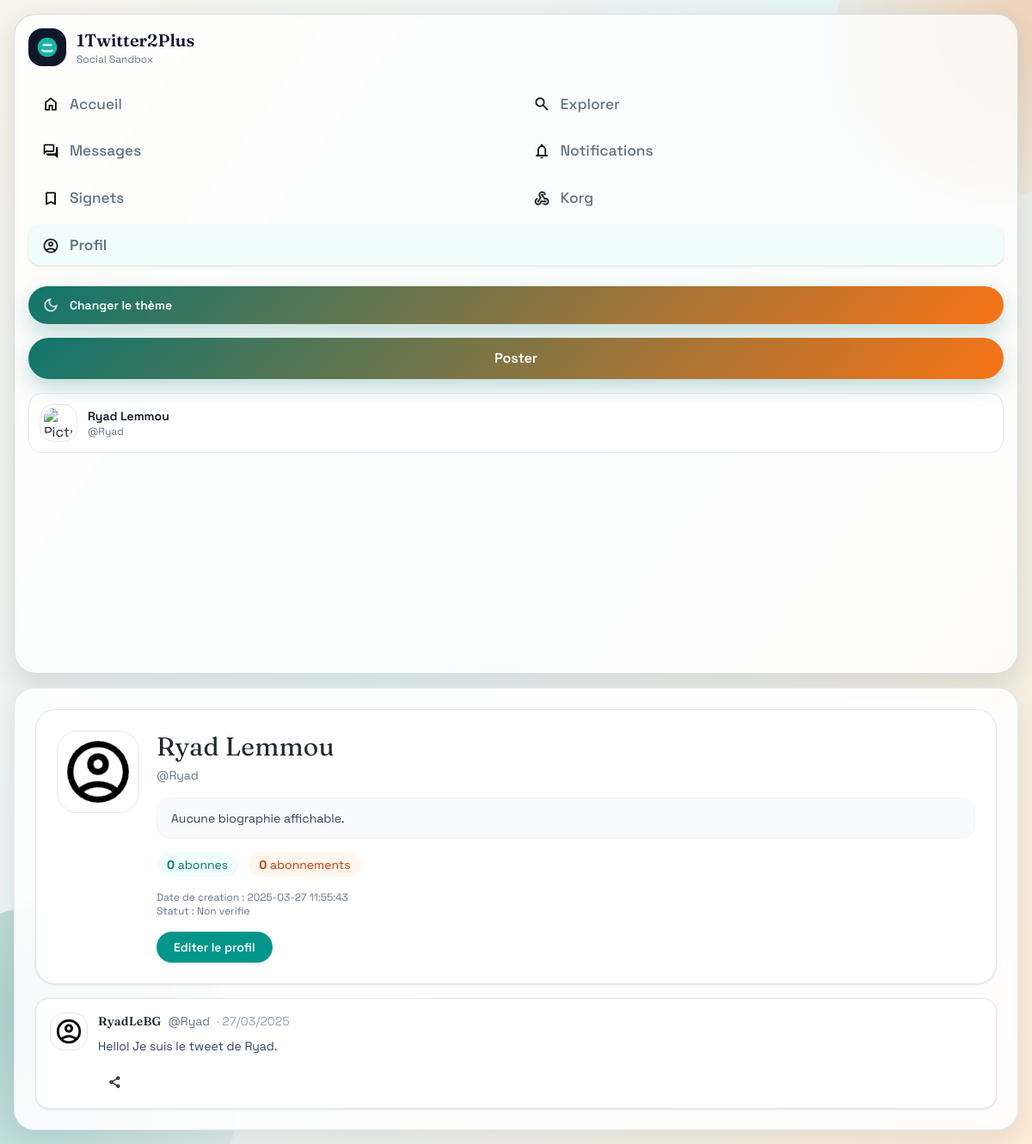
Page /account (signed in) on the committed database.
### tables this page shows
CREATE TABLE `user` (
  `id` integer PRIMARY KEY AUTO_INCREMENT,
  `role` varchar(255) DEFAULT 'user',
  `firstname` varchar(255) NOT NULL,
  `lastname` varchar(255) NOT NULL,
  `username` varchar(255) UNIQUE NOT NULL,
  `display_name` varchar(255),
  `email` varchar(255) UNIQUE NOT NULL,
  `password` varchar(255) NOT NULL,
  `birthdate` date NOT NULL,
  `phone` varchar(255) NULL,
  `url` varchar(255) NULL,
  `biography` varchar(255) NULL,
  `city` varchar(255) NULL,
  `country` varchar(255) NULL,
  `genre` varchar(255) NULL,
  `picture` varchar(255) NULL,
  `header` varchar(255) NULL,
  `NSFW` boolean DEFAULT false,
  `is_active` boolean DEFAULT true NOT NULL,
  `is_verified` boolean DEFAULT false NOT NULL,
  `ban` varchar(255) DEFAULT NULL,
  `creation_date` datetime DEFAULT CURRENT_TIMESTAMP,
  `verified_date` date DEFAULT NULL,
  `inactive_date` date DEFAULT NULL,
  `verification_code` varchar(6) NULL
);

CREATE TABLE `tweet` (
  `id` integer PRIMARY KEY AUTO_INCREMENT,
  `id_user` integer NOT NULL,
  `reply_to` integer NULL,
  `quote_to` integer NULL,
  `NSFW` boolean DEFAULT false NOT NULL,
  `content` varchar(140) NOT NULL,
  `creation_date` datetime DEFAULT CURRENT_TIMESTAMP,
  `is_pinned` boolean NOT NULL DEFAULT false,
  `is_community` boolean NOT NULL DEFAULT false,
  `media1` varchar(255) NULL,
  `media2` varchar(255) NULL,
  `media3` varchar(255) NULL,
  `media4` varchar(255) NULL,
  FOREIGN KEY (id_user) REFERENCES user(id),
  FOREIGN KEY (reply_to) REFERENCES tweet(id),
  FOREIGN KEY (quote_to) REFERENCES tweet(id)
);

### app/views/Account_View.php (the view, shortened to what the rows shown need)
<!DOCTYPE html>
<html lang="fr">
<head>
    <link href="/css/output.css" rel="stylesheet">
    <link rel="stylesheet" href="/css/ui-refresh.css">
</head>
<body class="ui-refresh min-h-screen bg-linear-to-br from-amber-50 via-cyan-50 to-rose-50 text-slate-800 dark:text-slate-200 font-['Space_Grotesk',sans-serif] dark:from-slate-950 dark:via-slate-900 dark:to-slate-950 ">
    <main class="relative z-10 mx-auto w-[95%] xl:w-4/5 px-4 py-4">
        <div class="grid min-h-[calc(100vh-2rem)] grid-cols-1 gap-4 xl:grid-cols-[250px_minmax(0,1fr)]">
            <section class="space-y-4 overflow-hidden rounded-3xl border border-slate-200 dark:border-slate-800 bg-white/90 dark:bg-slate-900/90 p-4 shadow-[0_12px_30px_rgba(15,23,42,0.08)] backdrop-blur-sm sm:p-6">
                <?php if (isset($user) && is_array($user)): ?>
                <section class="rounded-3xl border border-slate-200 dark:border-slate-800 bg-white dark:bg-slate-900 p-5 shadow-sm sm:p-6">
                    <div class="flex flex-col gap-5 sm:flex-row sm:items-start">
                        <img src="<?= !empty($user['picture']) ? htmlspecialchars($user['picture']) : '/assets/Black_Icons/Black_profil.png' ?>"
                            alt="Photo de profil" class="h-24 w-24 rounded-3xl border border-slate-200 dark:border-slate-700 object-cover p-1">
                        <div class="w-full">
                            <h1 class="font-['Fraunces',serif] text-3xl leading-tight text-slate-900 dark:text-slate-100"><?= htmlspecialchars($user['firstname'] ?? '') ?> <?= htmlspecialchars($user['lastname'] ?? '') ?></h1>
                            <p class="mt-1 text-sm text-slate-500 dark:text-slate-400">@<?= htmlspecialchars($user['username'] ?? '') ?></p>
                            <?php if ($hasBlockedMe): ?>
                                <p class="mt-4 rounded-2xl border border-rose-100 dark:border-rose-800 bg-rose-50 dark:bg-rose-900/30 px-4 py-3 text-sm font-semibold text-rose-700 dark:text-rose-300">
                                    Cet utilisateur vous a bloqué.
                                </p>
                            <?php else: ?>
                                <p class="mt-4 rounded-2xl border border-slate-100 dark:border-slate-700 bg-slate-50 dark:bg-slate-800 px-4 py-3 text-sm leading-relaxed text-slate-700 dark:text-slate-200">
                                    <?= !empty($user['biography']) ? nl2br(htmlspecialchars($user['biography'])) : 'Aucune biographie affichable.' ?>
                                </p>
                                <div class="mt-4 flex flex-wrap gap-3 text-sm">
                                    <span class="rounded-full bg-teal-50 dark:bg-teal-900/30 px-3 py-1 text-teal-700 dark:text-teal-300"><strong><?= $followersCount ?? 0 ?></strong> abonnes</span>
                                    <span class="rounded-full bg-orange-50 dark:bg-orange-900/30 px-3 py-1 text-orange-700 dark:text-orange-300"><strong><?= $followingCount ?? 0 ?></strong> abonnements</span>
                                </div>
                                <div class="mt-4 text-xs text-slate-500 dark:text-slate-400">
                                    <p>Date de creation : <?= !empty($user['creation_date']) ? htmlspecialchars($user['creation_date']) : 'Non disponible' ?></p>
                                    <p>Statut : <?= !empty($user['is_verified']) && $user['is_verified'] ? 'Verifie' : 'Non verifie' ?></p>
                                </div>
                                <div class="mt-4 flex gap-2">
                                <?php if (!($isOwnProfile ?? true)): ?>
                                    <form action="<?= ($isFollowing ?? false) ? '/unfollow' : '/follow' ?>" method="POST">
                                        <?= csrf_input() ?>
                                        <input type="hidden" name="username" value="<?= htmlspecialchars($user['username'] ?? '') ?>">
                                        <input type="hidden" name="redirect" value="<?= htmlspecialchars($_SERVER['REQUEST_URI'] ?? '/account') ?>">
                                        <button type="submit" class="rounded-full px-5 py-2 text-sm font-semibold text-white transition <?= ($isFollowing ?? false) ? 'bg-slate-700 hover:bg-slate-600' : 'bg-teal-600 hover:bg-teal-700' ?>">
                                            <?= ($isFollowing ?? false) ? 'Ne plus suivre' : 'Suivre' ?>
                                        </button>
                                    </form>
                                    <a href="/message?username=<?= urlencode($user['username'] ?? '') ?>" class="rounded-full border border-teal-200 dark:border-teal-800 bg-teal-50 dark:bg-teal-900/30 px-5 py-2 text-sm font-semibold text-teal-600 dark:text-teal-400 transition hover:bg-teal-100 dark:hover:bg-teal-900/50 flex items-center justify-center">
                                        Message
                                    </a>
                                    <form action="/block" method="POST">
                                        <?= csrf_input() ?>
                                        <input type="hidden" name="user_id" value="<?= (int) $user['id'] ?>">
                                        <input type="hidden" name="redirect" value="<?= htmlspecialchars($_SERVER['REQUEST_URI'] ?? '/account') ?>">
                                        <button type="submit" class="rounded-full border border-rose-200 dark:border-rose-800 bg-rose-50 dark:bg-rose-900/30 px-5 py-2 text-sm font-semibold text-rose-600 dark:text-rose-400 transition hover:bg-rose-100 dark:hover:bg-rose-900/50">
                                            Bloquer
                                        </button>
                                    </form>
                                <?php else: ?>
                                    <button onclick="togglePopup()" class="rounded-full bg-teal-600 px-5 py-2 text-sm font-semibold text-white transition hover:bg-teal-700">
                                        Editer le profil
                                    </button>
                                <?php endif; ?>
                                </div>
                            <?php endif; ?>
                        </div>
                    </div>
                </section>
                <?php else: ?>
                    <p class="rounded-2xl border border-slate-200 dark:border-slate-700 bg-slate-50 dark:bg-slate-800 px-4 py-3 text-sm text-slate-500 dark:text-slate-400">Aucun profil utilisateur a afficher.</p>
                <?php endif; ?>
                <section class="space-y-3">
                    <?php if (!$isBlockedByMe && !$hasBlockedMe && isset($tweets) && !empty($tweets)): ?>
                        <?php foreach ($tweets as $tweet): ?>
                        <article class="rounded-2xl border border-slate-200 dark:border-slate-800 bg-white dark:bg-slate-900 p-4 shadow-sm transition hover:bg-slate-50 dark:hover:bg-slate-800/50">
                            <div class="flex items-start gap-3">
                                <img src="<?= htmlspecialchars($tweet['picture'] ?? '/assets/Black_Icons/Black_profil.png') ?>" alt="Profil" class="h-11 w-11 rounded-2xl border border-slate-200 dark:border-slate-700 object-cover p-1">
                                <div class="w-full">
                                    <header class="flex flex-wrap items-center gap-2 text-sm">
                                        <h3 class="font-semibold text-slate-900 dark:text-slate-100"><?= htmlspecialchars($tweet['display_name'] ?? 'Utilisateur') ?></h3>
                                        <span class="text-slate-500 dark:text-slate-400">@<?= htmlspecialchars($tweet['username'] ?? 'utilisateur') ?></span>
                                        <span class="text-slate-400">· <?= date('d/m/Y', strtotime($tweet['creation_date'] ?? 'now')) ?></span>
                                    </header>
                                    <p class="mt-2 text-sm leading-relaxed text-slate-700 dark:text-slate-200"><?= format_content($tweet['content'] ?? '') ?></p>
                                    <div class="mt-4 flex items-center justify-between">
                                        <div class="flex gap-4">
                                            <button type="button" onclick="openShareModal(<?= (int) $tweet['id_tweet'] ?>)" class="action-btn flex items-center gap-1 rounded-full px-3 py-1.5 transition hover:bg-slate-100 dark:hover:bg-slate-800 text-slate-500 dark:text-slate-400">
                                                <img src="/assets/Black_Icons/black_share.png" alt="share" class="h-4 w-4">
                                            </button>
                                        </div>
                                    </div>
                                </div>
                            </div>
                        </article>
                        <?php endforeach; ?>
                    <?php elseif (!$isBlockedByMe && !$hasBlockedMe): ?>
                        <p class="rounded-2xl border border-slate-200 dark:border-slate-700 bg-slate-50 dark:bg-slate-800 px-4 py-3 text-sm text-slate-500 dark:text-slate-400">Aucun tweet a afficher.</p>
                    <?php endif; ?>
                </section>
            </section>
        </div>
    </main>
</body>
</html>

### app/helpers/Formatting.php
<?php
function format_content($content)
{
    $content = htmlspecialchars($content, ENT_QUOTES, 'UTF-8');
    $content = preg_replace(
        '/@(\w+)/',
        '<a href="/account?username=$1" class="text-teal-600 hover:underline font-medium">@$1</a>',
        $content
    );
    $content = preg_replace(
        '/#(\w+)/',
        '<a href="/search?q=%23$1" class="text-orange-500 hover:underline font-medium">#$1</a>',
        $content
    );
    return $content;
}

### rows in the picture
user: firstname "Ryad", lastname "Lemmou", username "Ryad", creation_date "2025-03-27 11:55:43"
tweet: id_user.display_name "RyadLeBG", id_user.username "Ryad", creation_date "27/03/2025", content "Hello! Je suis le tweet de Ryad."

### other values in the picture
$item['label'] "Accueil"
$item['label'] "Explorer"
$item['label'] "Messages"
$item['label'] "Notifications"
$item['label'] "Signets"
$item['label'] "Korg"
$item['label'] "Profil"
$_SESSION['user']['firstname'] "Ryad"
$_SESSION['user']['lastname'] "Lemmou"
$_SESSION['user']['username'] "Ryad"
$followersCount "0"
$followingCount "0"
